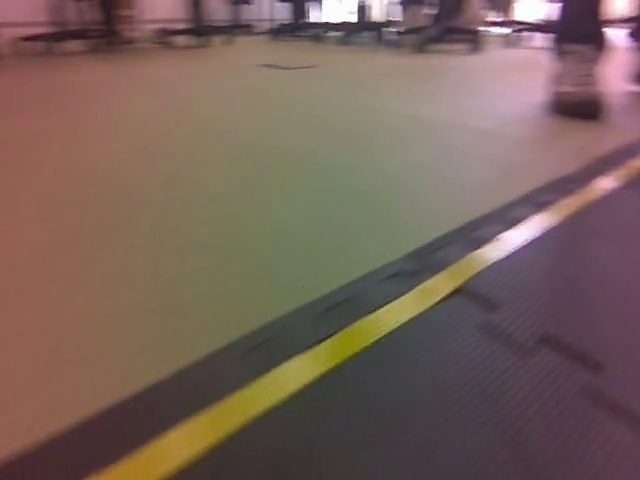
#> input picture SEAME/frames/frame_00014.jpg, 640 x 480 px; its folder holds only this picture in this run
$ python masks.py
#> lines starting #> are read from the running program, lines starting #| are printed output that depends on the picture; after the words box and inside, x2 and y2 are one past the last pixel; in counts of white or black regions, pixels touching at a corner belong together
import cv2
import os
import numpy as np
from tqdm import tqdm
from skimage.metrics import structural_similarity as ssim

def filter_unique_frames(frames_folder, similarity_threshold=0.80):
    """
    Scan a folder of frames and return only unique frames based on similarity threshold

    Args:
        frames_folder: Path to the folder containing all frames
        similarity_threshold: Threshold for determining uniqueness (0-1)

    Returns:
        List of filenames of unique frames
    """
    # Get list of all frames
    frame_files = sorted([f for f in os.listdir(frames_folder) if f.endswith('.jpg')])

    print(f"Found {len(frame_files)} total frames, checking for unique ones...")

    unique_frames = []
    last_unique_frame_gray = None

    for frame_file in tqdm(frame_files):
        # Read the frame
        frame_path = os.path.join(frames_folder, frame_file)
        frame = cv2.imread(frame_path)

        if frame is None:
            print(f"Warning: Could not read frame {frame_path}")
            continue

        # Convert to grayscale for comparison
        frame_gray = cv2.cvtColor(frame, cv2.COLOR_BGR2GRAY)

        # First frame is always unique
        if last_unique_frame_gray is None:
            unique_frames.append(frame_file)
            last_unique_frame_gray = frame_gray
        else:
            # Compare with the last unique frame
            score, _ = ssim(last_unique_frame_gray, frame_gray, full=True)

            # If frames are different enough, add to unique frames
            if score < similarity_threshold:
                unique_frames.append(frame_file)
                last_unique_frame_gray = frame_gray

    print(f"Identified {len(unique_frames)} unique frames out of {len(frame_files)} total frames")
    return unique_frames

def improved_lane_detection(frame, roi_mask):
    """
    Improved method for detecting lane markings in frames

    Args:
        frame: Input image frame
        roi_mask: Region of interest mask

    Returns:
        Binary mask with lane markings
    """
    # Get dimensions
    height, width = frame.shape[:2]

    # Apply bilateral filter to reduce noise while preserving edges
    filtered_frame = cv2.bilateralFilter(frame, 7, 50, 50)

    # -------- HSV COLOR SPACE DETECTION --------
    hsv = cv2.cvtColor(filtered_frame, cv2.COLOR_BGR2HSV)

    # White lanes detection (fine-tuned)
    white_lower = np.array([0, 0, 210])
    white_upper = np.array([180, 30, 255])
    white_mask = cv2.inRange(hsv, white_lower, white_upper)

    # Orange/yellow lanes detection (fine-tuned)
    orange_lower = np.array([10, 100, 160])
    orange_upper = np.array([30, 255, 255])
    orange_mask = cv2.inRange(hsv, orange_lower, orange_upper)

    # -------- HLS COLOR SPACE DETECTION --------
    hls = cv2.cvtColor(filtered_frame, cv2.COLOR_BGR2HLS)

    # White in HLS
    white_lower_hls = np.array([0, 200, 0])
    white_upper_hls = np.array([180, 255, 255])
    white_mask_hls = cv2.inRange(hls, white_lower_hls, white_upper_hls)

    # Yellow/orange in HLS
    yellow_lower_hls = np.array([15, 100, 50])
    yellow_upper_hls = np.array([35, 205, 255])
    yellow_mask_hls = cv2.inRange(hls, yellow_lower_hls, yellow_upper_hls)

    # Combine all color masks
    color_mask = cv2.bitwise_or(white_mask, orange_mask)
    hls_mask = cv2.bitwise_or(white_mask_hls, yellow_mask_hls)
    combined_color_mask = cv2.bitwise_or(color_mask, hls_mask)

    # Apply ROI
    combined_color_mask = cv2.bitwise_and(combined_color_mask, roi_mask)

    # Create a position-weighted mask (focus on bottom portion)
    position_weight = np.ones_like(combined_color_mask, dtype=np.float32)
    for y in range(height):
        weight = 0.3 + 0.7 * (y / height)
        position_weight[y, :] = weight

    # Apply the position weighting
    weighted_mask = cv2.multiply(combined_color_mask.astype(np.float32), position_weight)
    weighted_mask = weighted_mask.astype(np.uint8)

    # Apply small morphological close to connect nearby points
    kernel_close = np.ones((3, 3), np.uint8)
    processed_mask = cv2.morphologyEx(weighted_mask, cv2.MORPH_CLOSE, kernel_close)

    # Find and filter connected components
    num_labels, labels, stats, centroids = cv2.connectedComponentsWithStats(processed_mask, connectivity=8)

    filtered_mask = np.zeros_like(processed_mask)

    for i in range(1, num_labels):
        # Get component properties
        area = stats[i, cv2.CC_STAT_AREA]
        comp_width = stats[i, cv2.CC_STAT_WIDTH]
        comp_height = stats[i, cv2.CC_STAT_HEIGHT]
        x_pos = stats[i, cv2.CC_STAT_LEFT]
        y_pos = stats[i, cv2.CC_STAT_TOP]

        # Calculate component center and relative positions
        center_x = x_pos + comp_width/2
        rel_x_pos = center_x / width
        rel_y_pos = y_pos / height

        # Adaptive criteria based on position
        min_area = 10 + 70 * (1.0 - rel_y_pos)

        # Lane-like shape calculations
        aspect_ratio = comp_height / comp_width if comp_width > 0 else 999
        is_lane_shaped = ((aspect_ratio > 1.5 and comp_height > 25) or
                         (comp_width < 80 and comp_height > 15) or
                         (area > 80 and comp_width < 50))

        is_valid_position = (rel_y_pos > 0.3)

        if area > min_area and is_lane_shaped and is_valid_position and area < 8000:
            component_mask = np.zeros_like(processed_mask)
            component_mask[labels == i] = 255
            filtered_mask = cv2.bitwise_or(filtered_mask, component_mask)

    # If nothing significant was detected, fall back to basic mask
    if cv2.countNonZero(filtered_mask) < 10:
        filtered_mask = processed_mask.copy()

    # Final cleanup for thin, clear lines
    kernel_enhance = np.ones((3, 3), np.uint8)
    filtered_mask = cv2.morphologyEx(filtered_mask, cv2.MORPH_CLOSE, kernel_enhance)

    # Very light dilation for slightly thicker lines where needed
    kernel_dilate = np.ones((3, 3), np.uint8)
    filtered_mask = cv2.dilate(filtered_mask, kernel_dilate, iterations=1)

    # Apply Gaussian blur
    blurred_mask = cv2.GaussianBlur(filtered_mask, (3, 3), 0)

    # Final threshold for clear lines
    _, final_mask = cv2.threshold(blurred_mask, 40, 255, cv2.THRESH_BINARY)

    # Apply ROI as final step
    final_mask = cv2.bitwise_and(final_mask, roi_mask)

    return final_mask

def detect_lanes_and_create_masks(frames_folder, masks_folder, unique_only=True, similarity_threshold=0.80):
    """
    Process frames to detect lanes and create binary masks for training

    Args:
        frames_folder: Path to the folder containing all frames
        masks_folder: Path to the folder where masks will be saved
        unique_only: If True, only process unique frames based on similarity
        similarity_threshold: Threshold for determining uniqueness when unique_only=True
    """
#> called with frames_folder = 'frames', masks_folder = 'masks', unique_only = True, similarity_threshold = 0.72
    # Create output folder if it doesn't exist
    if not os.path.exists(masks_folder):
        os.makedirs(masks_folder)
        print(f"Created output folder: {masks_folder}")

    # Determine which frames to process
    if unique_only:
        frame_files = filter_unique_frames(frames_folder, similarity_threshold)
#> in filter_unique_frames, frame is the input picture: shape (480, 640, 3); mean B, G, R 90, 98.1, 118.8
#> in filter_unique_frames, `frame_gray = cv2.cvtColor(frame, cv2.COLOR_BGR2GRAY)`:
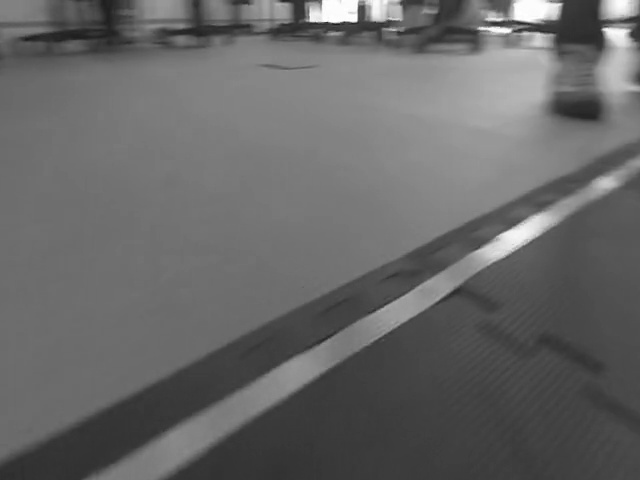
#> frame_gray: shape (480, 640); min 28, max 255, mean 103.4
    else:
        frame_files = sorted([f for f in os.listdir(frames_folder) if f.endswith('.jpg')])

    print(f"Processing {len(frame_files)} frames to create masks")

    for frame_file in tqdm(frame_files):
        # Read the frame
        frame_path = os.path.join(frames_folder, frame_file)
        frame = cv2.imread(frame_path)

        if frame is None:
            print(f"Warning: Could not read frame {frame_path}")
            continue

        # Get dimensions
        height, width = frame.shape[:2]

        # Create a ROI mask (exclude top portion of the image)
        roi_mask = np.zeros((height, width), dtype=np.uint8)
        # Fill only the bottom portion of the image - adjust the 0.25 as needed
        roi_mask[int(height*0.25):height, 0:width] = 255

        # Use improved lane detection method
        final_mask = improved_lane_detection(frame, roi_mask)
#> in improved_lane_detection, `white_mask = cv2.inRange(hsv, white_lower, white_upper)`:
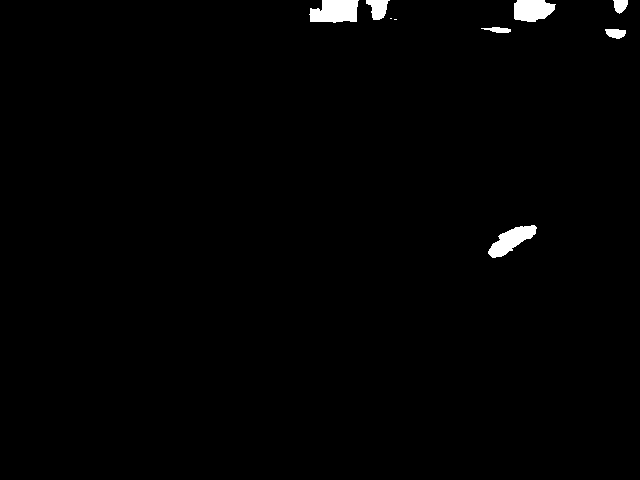
#> white_mask: shape (480, 640); 1% white; 9 white regions (2 under 20 px), largest, box (x1, y1, x2, y2) and area: (309, 0, 359, 23) 932, (488, 225, 537, 258) 785, (514, 0, 556, 22) 736
#> after the loop in improved_lane_detection, `for y in range(height):`:
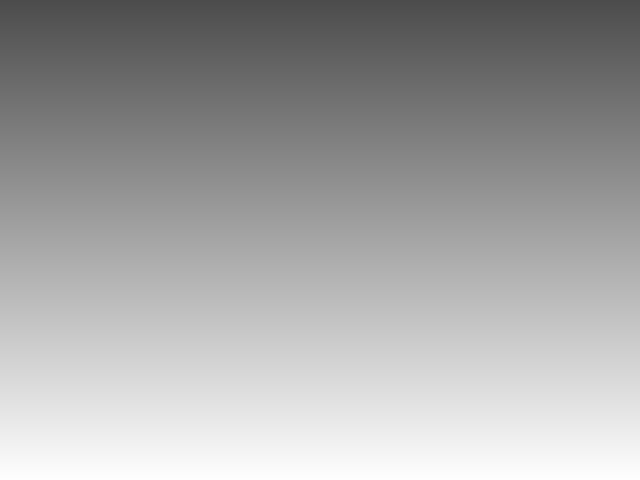
#> position_weight: shape (480, 640) float32; min 0.3, max 0.999, mean 0.649
#> in improved_lane_detection, `num_labels, labels, stats, centroids = cv2.connectedComponentsWithStat..`:
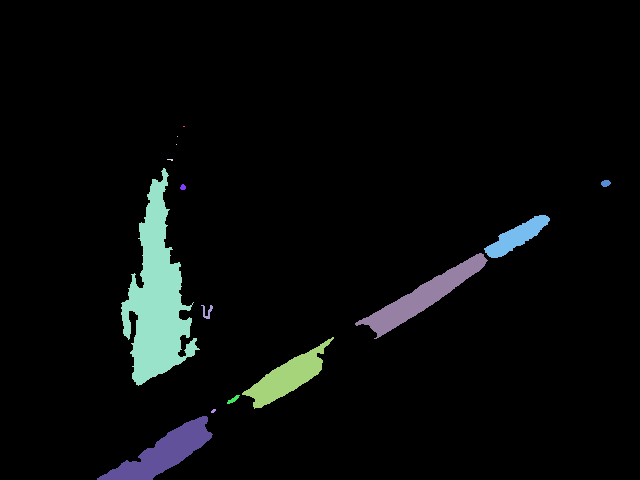
#> labels: shape (480, 640) int32; 15 distinct labels, from 0 to 14; one colour per label, 0 black
#> in improved_lane_detection, `num_labels, labels, stats, centroids = cv2.connectedComponentsWithStat..`: num_labels = 15; stats = 15 rows, first 6: [0, 0, 640, 480, 290353], [183, 126, 2, 1, 2], [177, 136, 1, 1, 1], [176, 144, 1, 1, 1], [167, 159, 6, 2, 8], [121, 168, 79, 218, 7763]; centroids = 15 rows, first 8: [323.9, 234.3], [183.5, 126], [177, 136], [176, 144], [170, 159.2], [156.3, 297.6], [605.3, 182.9], [182.6, 186.8]
#> the loop in improved_lane_detection, `for i in range(1, num_labels):` made 14 passes
#> (area, comp_width, comp_height, x_pos, y_pos, center_x, rel_x_pos, rel_y_pos) on passes 5 to 12: (7763, 79, 218, 121, 168, 160.5, 0.251, 0.35), (53, 10, 7, 601, 180, 606, 0.947, 0.375), (27, 6, 6, 180, 184, 183, 0.286, 0.383), (1125, 66, 43, 484, 215, 517, 0.808, 0.448), (2779, 133, 86, 355, 253, 421.5, 0.659, 0.527), (69, 12, 14, 201, 305, 207, 0.323, 0.635), (2163, 92, 72, 242, 337, 288, 0.45, 0.702), (49, 13, 9, 227, 395, 233.5, 0.365, 0.823)
#> after the loop in improved_lane_detection, `for i in range(1, num_labels):`:
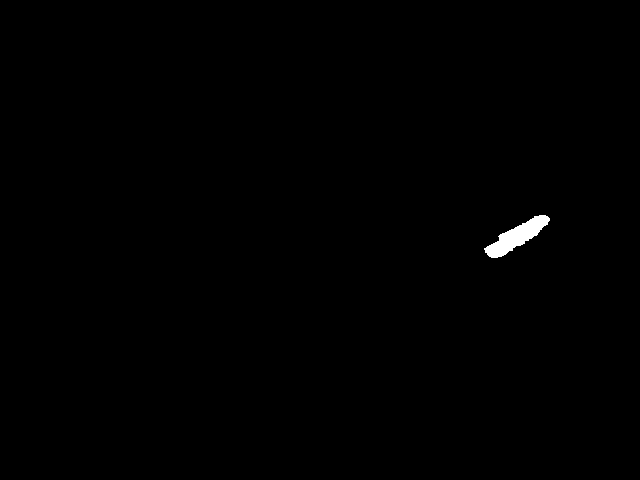
#> component_mask: shape (480, 640); 0.37% white; 1 white region, box (x1, y1, x2, y2) and area: (484, 215, 550, 258) 1125
#> after the loop in improved_lane_detection, `for i in range(1, num_labels):`:
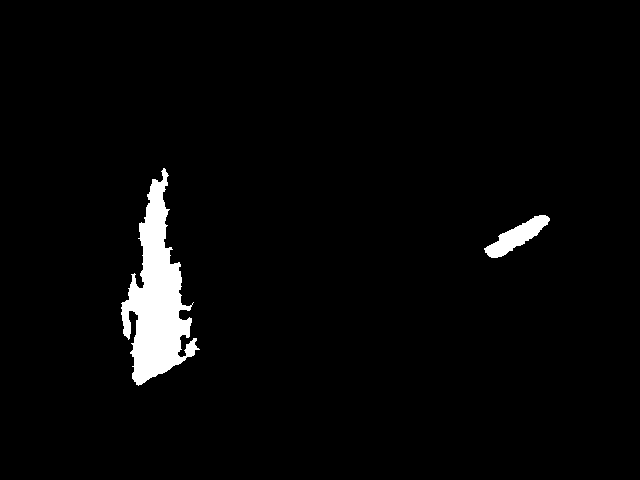
#> filtered_mask: shape (480, 640); 2.9% white; 2 white regions, box (x1, y1, x2, y2) and area: (121, 168, 200, 386) 7763, (484, 215, 550, 258) 1125
#> in improved_lane_detection, `_, final_mask = cv2.threshold(blurred_mask, 40, 255, cv2.THRESH_BINARY)`:
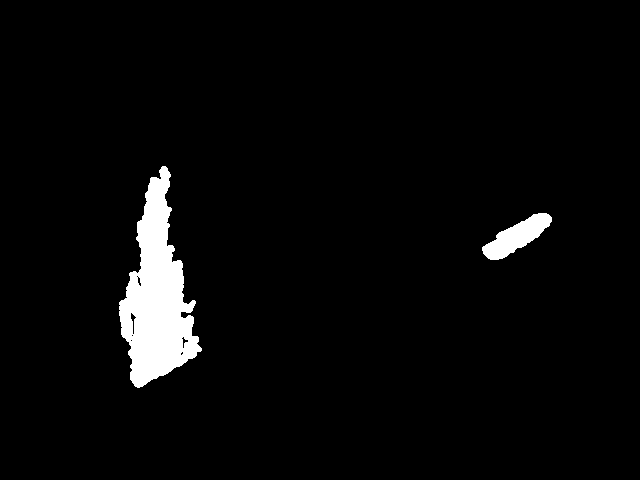
#> final_mask: shape (480, 640); 3.6% white; 2 white regions, box (x1, y1, x2, y2) and area: (119, 166, 202, 388) 9467, (482, 213, 552, 260) 1514

        # Save the lane mask
        mask_filename = os.path.join(masks_folder, frame_file.replace('.jpg', '_mask.png'))
        cv2.imwrite(mask_filename, final_mask)

    print(f"Finished! Created masks for {len(frame_files)} frames")

if __name__ == "__main__":
    frames_folder = "frames"
    masks_folder = "masks"

    # Process only unique frames, with the same similarity threshold used in frames.py
    detect_lanes_and_create_masks(
        frames_folder,
        masks_folder,
        unique_only=True,
        similarity_threshold=0.72  # Use the same threshold as in frames.py
    )

    # Alternatively, to process all frames:
    # detect_lanes_and_create_masks(frames_folder, masks_folder, unique_only=False)

$ run again, on SEAME/frames/frame_00479.jpg
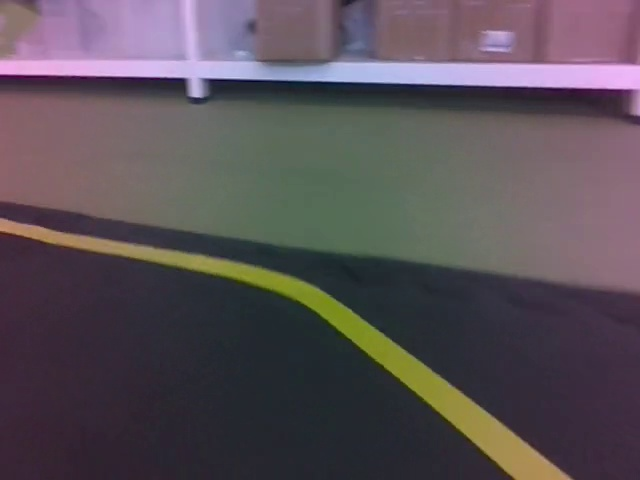
#> input picture SEAME/frames/frame_00479.jpg, 640 x 480 px
#> in filter_unique_frames, frame is the input picture: shape (480, 640, 3); mean B, G, R 86.5, 80.2, 89.1
#> hsv: shape (480, 640, 3); mean H, S, V 114.8, 60, 96.4
#> white_mask: shape (480, 640); every value is 0
#> orange_mask: shape (480, 640); 0.98% white; 3 white regions, box (x1, y1, x2, y2) and area: (476, 423, 565, 480) 2226, (0, 224, 106, 249) 739, (114, 247, 129, 251) 48
#> hls: shape (480, 640, 3); mean of channels 0, 1, 2 114.8, 85.2, 40.7
#> white_mask_hls: shape (480, 640); 3.3% white; 3 white regions (1 under 20 px), largest, box (x1, y1, x2, y2) and area: (327, 63, 640, 88) 6128, (0, 0, 251, 86) 3983
#> yellow_mask_hls: shape (480, 640); 2.2% white; 7 white regions (3 under 20 px), largest, box (x1, y1, x2, y2) and area: (388, 339, 563, 480) 4475, (30, 231, 259, 274) 2209, (298, 282, 309, 288) 28, (279, 276, 289, 280) 23
#> in improved_lane_detection, `num_labels, labels, stats, centroids = cv2.connectedComponentsWithStat..`:
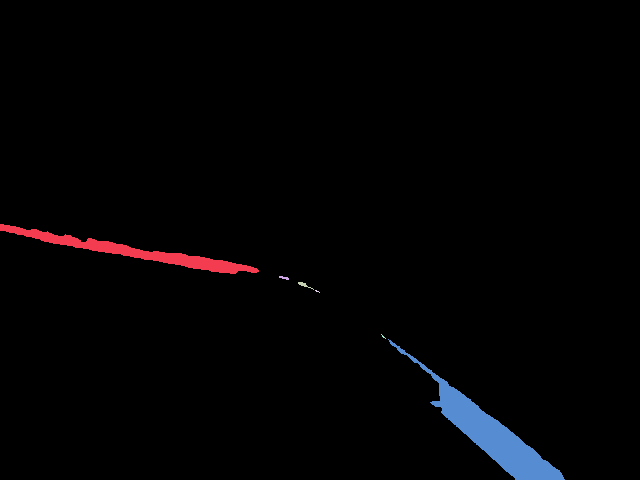
#> labels: shape (480, 640) int32; 7 distinct labels, from 0 to 6; one colour per label, 0 black
#> num_labels = 7; stats = [[0, 0, 640, 480, 300117], [0, 224, 259, 50, 2523], [279, 276, 10, 4, 23], [298, 282, 16, 8, 36], [315, 290, 5, 3, 6], [381, 334, 5, 5, 7], [388, 339, 177, 141, 4488]]; centroids = [[318.5, 236.5], [133.4, 251.2], [283.7, 277.4], [303.7, 284.5], [316.8, 290.8], [382.9, 336.1], [489.5, 432.9]]
#> the loop in improved_lane_detection, `for i in range(1, num_labels):` made 6 passes
#> (area, comp_width, comp_height, x_pos, y_pos, center_x, rel_x_pos, rel_y_pos) on passes 1, 2, 3, 6: (2523, 259, 50, 0, 224, 129.5, 0.202, 0.467), (23, 10, 4, 279, 276, 284, 0.444, 0.575), (36, 16, 8, 298, 282, 306, 0.478, 0.588), (4488, 177, 141, 388, 339, 476.5, 0.745, 0.706)
#> in improved_lane_detection, `_, final_mask = cv2.threshold(blurred_mask, 40, 255, cv2.THRESH_BINARY)`:
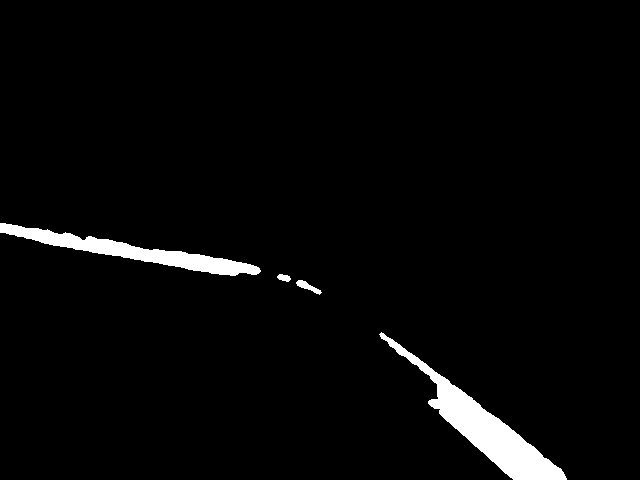
#> final_mask: shape (480, 640); 3% white; 4 white regions, box (x1, y1, x2, y2) and area: (379, 332, 567, 480) 5478, (0, 223, 261, 276) 3556, (296, 280, 322, 295) 147, (277, 274, 291, 282) 76

$ run again, on SEAME/frames/frame_00560.jpg
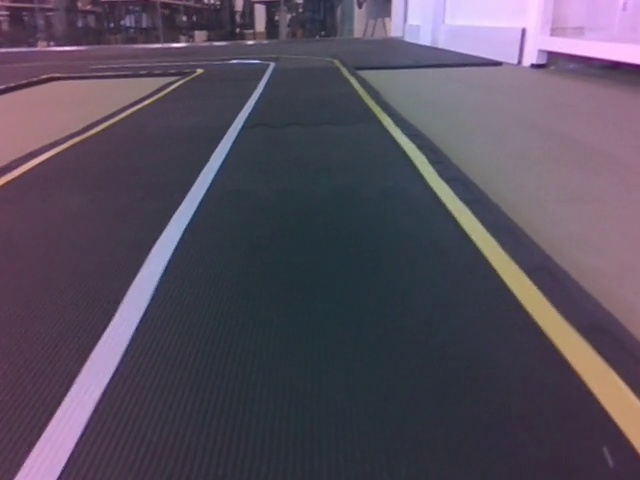
#> input picture SEAME/frames/frame_00560.jpg, 640 x 480 px
#> in filter_unique_frames, frame is the input picture: shape (480, 640, 3); mean B, G, R 93, 77.7, 86.5
#> hsv: shape (480, 640, 3); mean H, S, V 127.3, 63.4, 97
#> in improved_lane_detection, `white_mask = cv2.inRange(hsv, white_lower, white_upper)`:
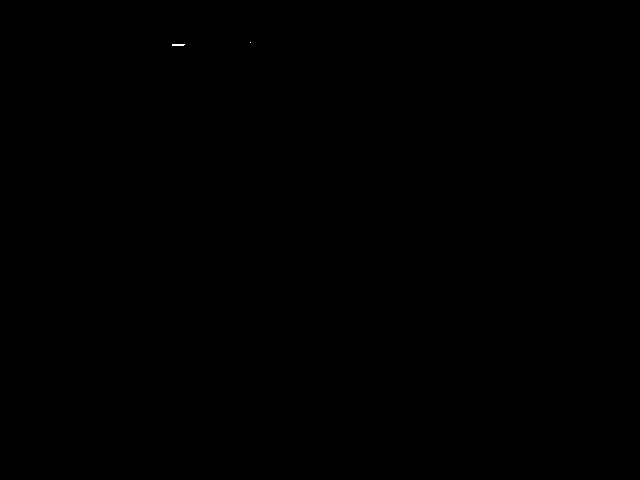
#> white_mask: shape (480, 640); 0.01% white in thin lines or dots, all inside (x1, y1, x2, y2) = (172, 42, 251, 46)
#> orange_mask: shape (480, 640); 0.81% white; 5 white regions (2 under 20 px), largest, box (x1, y1, x2, y2) and area: (549, 323, 640, 444) 2431, (532, 300, 537, 307) 22, (528, 295, 534, 300) 20
#> hls: shape (480, 640, 3); mean of channels 0, 1, 2 127.3, 85.7, 45.7
#> white_mask_hls: shape (480, 640); 3.8% white; 6 white regions (3 under 20 px), largest, box (x1, y1, x2, y2) and area: (406, 0, 640, 66) 11375, (393, 0, 404, 35) 302, (172, 44, 185, 46) 25
#> yellow_mask_hls: shape (480, 640); 1% white; 4 white regions (2 under 20 px), largest, box (x1, y1, x2, y2) and area: (479, 237, 600, 385) 3171, (608, 377, 616, 390) 44
#> color_mask: shape (480, 640); 0.82% white; 7 white regions (3 under 20 px), largest, box (x1, y1, x2, y2) and area: (549, 323, 640, 444) 2431, (172, 44, 185, 46) 25, (532, 300, 537, 307) 22, (528, 295, 534, 300) 20
#> hls_mask: shape (480, 640); 4.9% white; 10 white regions (5 under 20 px), largest, box (x1, y1, x2, y2) and area: (406, 0, 640, 66) 11375, (479, 237, 600, 385) 3171, (393, 0, 404, 35) 302, (608, 377, 616, 390) 44, (172, 44, 185, 46) 25
#> labels: shape (480, 640) int32; 3 distinct labels, from 0 to 2
#> num_labels = 3; stats = [[0, 0, 640, 480, 302403], [463, 221, 1, 1, 1], [479, 237, 161, 207, 4796]]; centroids = [[315.5, 237.8], [463, 221], [569.1, 344.9]]
#> the loop in improved_lane_detection, `for i in range(1, num_labels):` made 2 passes
#> (area, comp_width, comp_height, x_pos, y_pos, center_x, rel_x_pos, rel_y_pos) on pass 2: (4796, 161, 207, 479, 237, 559.5, 0.874, 0.494)
#> in improved_lane_detection, `_, final_mask = cv2.threshold(blurred_mask, 40, 255, cv2.THRESH_BINARY)`:
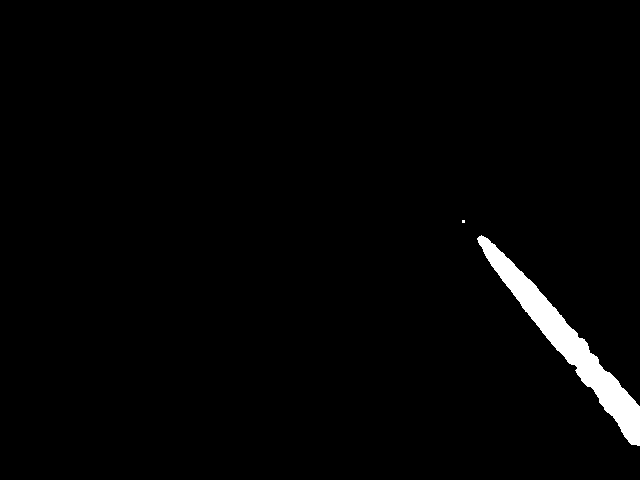
#> final_mask: shape (480, 640); 1.9% white; 2 white regions (1 under 20 px), largest, box (x1, y1, x2, y2) and area: (477, 235, 640, 446) 5849
